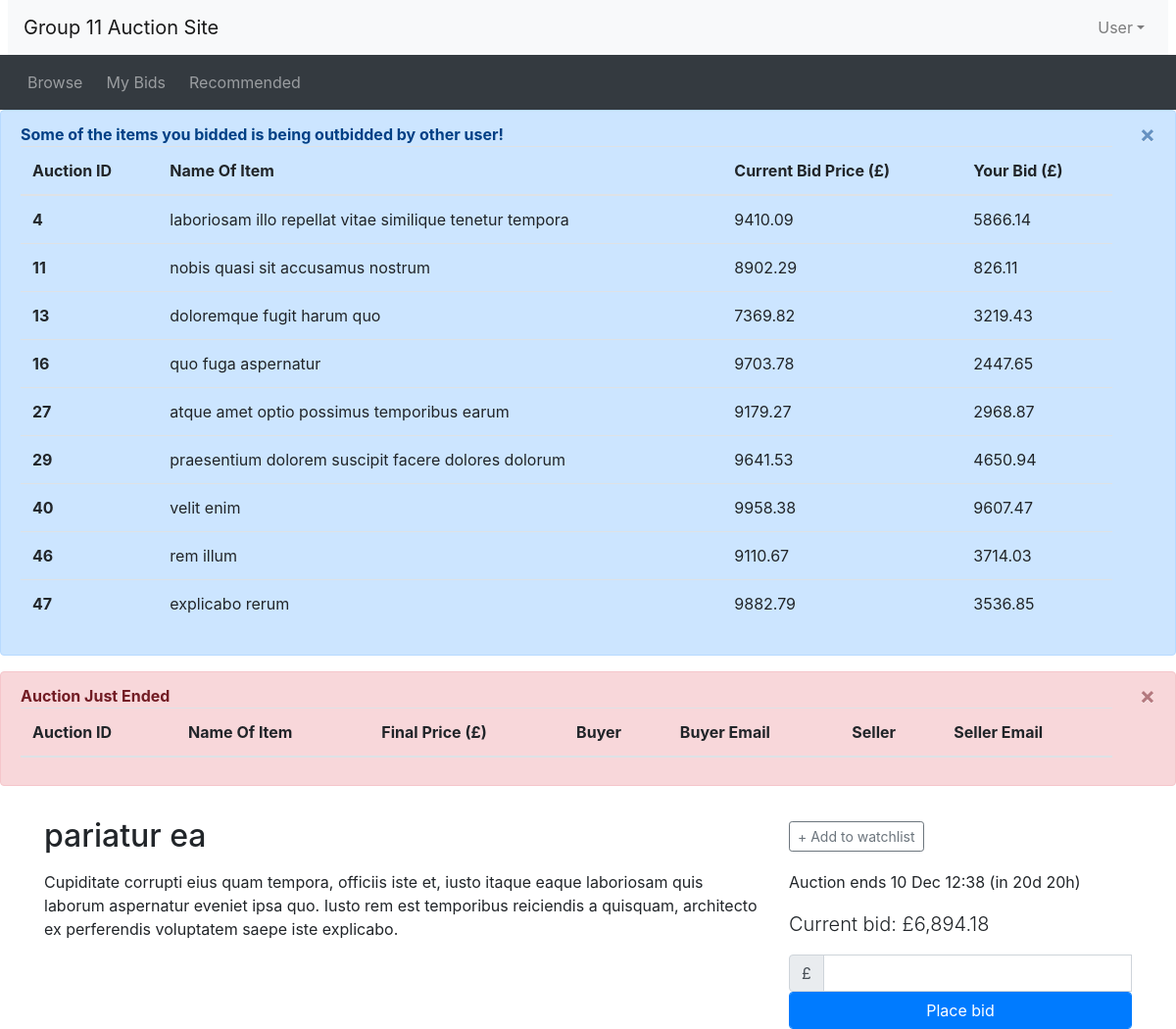
Page /listing.php?item_id=2 (signed in) on the committed database.
### tables this page shows
CREATE TABLE Auctions (
    AuctionID INT AUTO_INCREMENT,
    UserName VARCHAR(50),
    ItemName TINYTEXT NOT NULL,
    ItemDescription LONGTEXT NOT NULL,
    Category VARCHAR(50),
    StartingPrice FLOAT(10, 2) NOT NULL,
    ReservePrice FLOAT(10, 2),
    EndingTime DATETIME NOT NULL,
    Outcome VARCHAR(10),
    PRIMARY KEY (AuctionID),
    CONSTRAINT FK_UserName_Bid FOREIGN KEY (Username) REFERENCES Users(Username),
    CONSTRAINT FK_Category_Bid FOREIGN KEY (Category) REFERENCES CategoryList(Category)
);

### utilities.php (called while the page is built, shortened)
<?php
function display_time_remaining($interval) {
    if ($interval->days == 0 && $interval->h == 0) {
      $time_remaining = $interval->format('%im %Ss');
    }
    else if ($interval->days == 0) {
      $time_remaining = $interval->format('%hh %im');
    }
    else {
      $time_remaining = $interval->format('%ad %hh');
    }
  return $time_remaining;
}
?>

### listing.php (the view, shortened to what this page needs)
<?php include_once("header.php")?>
<?php include 'database.php'; ?>
<?php require("utilities.php")?>
<?php
  $item_id = $_GET['item_id'];
  $querryCurrentItem = <<<QUERRYTEXT
  SELECT
  a.AuctionID,
  a.ItemName,
  a.ItemDescription,
  a.StartingPrice,
  a.EndingTime,
  COUNT(b.BidID) AS 'CountBids',
  MAX(b.BidPrice) AS 'bidPrice',
  IF(
    MAX(bidPrice) IS NULL,
    a.StartingPrice,
    MAX(bidPrice)
  ) AS 'CurrentPrice',
  a.StartingPrice
FROM
  auctions a
  LEFT JOIN bids b ON a.AuctionID = b.AuctionID
WHERE
  a.AuctionID = {$item_id}
GROUP BY
  a.AuctionID,
  a.ItemName,
  a.ItemDescription,
  a.StartingPrice,
  a.EndingTime
QUERRYTEXT;
  $ItemResult = mysqli_query($connectionView, $querryCurrentItem);
  $ItemInfo = mysqli_fetch_array($ItemResult);
  $title = $ItemInfo['ItemName'];
  $description = $ItemInfo['ItemDescription'];
  $current_price = $ItemInfo['CurrentPrice'];
  $end_time = new DateTime($ItemInfo['EndingTime']);
  $now = new DateTime();
  if ($now < $end_time) {
    $time_to_end = date_diff($now, $end_time);
    $time_remaining = ' (in ' . display_time_remaining($time_to_end) . ')';
  }
  if (isset($_SESSION['username']) != true){
    echo "Log in to add to wishlist";
    $has_session = false;
  }
  else{
    $has_session = true;
    $querryInWatchlist = <<<QUERRYTEXT
      SELECT
        AuctionID
      FROM
        watchlist
      WHERE
        UserName = '{$_SESSION['username']}'
        AND AuctionID = {$item_id}
    QUERRYTEXT;
    $resultInWatchList = mysqli_query($connectionView, $querryInWatchlist);
    if ($resultInWatchList -> num_rows != 0){
      $watching = true;
    }
    else {
      $watching = false;
    }
  }
?>
<div class="container">
<div class="row">
  <div class="col-sm-8">
    <h2 class="my-3"><?php echo($title); ?></h2>
  </div>
  <div class="col-sm-4 align-self-center">
<?php
  if ($now < $end_time):
?>
    <div id="watch_nowatch" <?php if ($has_session && $watching) echo('style="display: none"');?> >
      <button type="button" class="btn btn-outline-secondary btn-sm" onclick="addToWatchlist()">+ Add to watchlist</button>
    </div>
<?php endif  ?>
  </div>
</div>
<div class="row">
  <div class="col-sm-8">
    <div class="itemDescription">
    <?php echo($description); ?>
    </div>
  </div>
  <div class="col-sm-4">
    <p>
<?php if ($now > $end_time): ?>
     This auction ended <?php echo(date_format($end_time, 'j M H:i')) ?>
<?php else: ?>
     Auction ends <?php echo(date_format($end_time, 'j M H:i') . $time_remaining) ?></p>
    <p class="lead">Current bid: £<?php echo(number_format($current_price, 2)) ?></p>
    <form method="POST" action="place_bid.php">
      <div class="input-group">
        <div class="input-group-prepend">
          <span class="input-group-text">£</span>
        </div>
	    <input type="number" class="form-control" id="bid" name="bid">
      </div>
      <button type="submit" class="btn btn-primary form-control">Place bid</button>
    </form>
<?php endif ?>
  </div>
</div>
<?php include_once("footer.php")?>

### header.php (shortened to what this page needs)
<?php require("database.php")?>
<!doctype html>
<html lang="en">
<head>
  <link rel="stylesheet" href="css/bootstrap.min.css">
  <link rel="stylesheet" href="https://cdnjs.cloudflare.com/ajax/libs/font-awesome/4.7.0/css/font-awesome.min.css">
  <link rel="stylesheet" href="css/custom.css">
</head>
<body>
<nav class="navbar navbar-expand-lg navbar-light bg-light mx-2">
  <a class="navbar-brand" href="#">Group 11 Auction Site</a>
  <ul class="navbar-nav ml-auto">
    <li class="nav-item dropdown">
<?php
  if (isset($_SESSION['logged_in']) && $_SESSION['logged_in'] == true) {
    echo "<a class='nav-link dropdown-toggle' href='#' id='navbarDropdown' role='button' data-toggle='dropdown' aria-haspopup='true' aria-expanded='false'>User</a>".
    "<div class='dropdown-menu dropdown-menu-right' aria-labelledby='navbarDropdown'>".
    "<a class='dropdown-item' href='#'>User Name: ".$_SESSION['username']."</a>".
    "<a class='dropdown-item' href='#'>Email: ".$_SESSION['email']."</a>".
    "<a class='dropdown-item' href='#'>User Group: ".$_SESSION['account_type']."</a>".
    "<div class='dropdown-divider'></div>".
    "<a class='dropdown-item' href='logout.php'>Logout</a>";
  }
  else {
    echo '<button type="button" class="btn nav-link" data-toggle="modal" data-target="#loginModal">Login</button>';
  }
?>
      </div>
    </li>
  </ul>
</nav>
<nav class="navbar navbar-expand-lg navbar-dark bg-dark">
  <ul class="navbar-nav align-middle">
	<li class="nav-item mx-1">
      <a class="nav-link" href="browse.php">Browse</a>
    </li>
<?php
  if (isset($_SESSION['account_type']) && $_SESSION['account_type'] == 'buyer') {
  echo('
	<li class="nav-item mx-1">
      <a class="nav-link" href="mybids.php">My Bids</a>
    </li>
	<li class="nav-item mx-1">
      <a class="nav-link" href="recommendations.php">Recommended</a>
    </li>');
  }
?>
  </ul>
</nav>
<?php
if (isset($_SESSION['logged_in']) && $_SESSION['logged_in'] == true) {
  if (isset($_SESSION['account_type']) && $_SESSION['account_type'] == 'buyer') {
$querryOutbid = <<<QUERRYTEXT
SELECT *
FROM
  (
    SELECT
      a.AuctionID,
      a.ItemName,
      a.StartingPrice,
      MAX(b.BidPrice) AS 'bidPrice',
      IF(
        MAX(bidPrice) IS NULL,
        a.StartingPrice,
        MAX(bidPrice)
      ) AS 'CurrentPrice'
    FROM
      auctions a
      LEFT JOIN bids b ON a.AuctionID = b.AuctionID
    WHERE
      (a.EndingTime - CURRENT_TIMESTAMP) > 0
      AND a.AuctionID IN (
        SELECT
          AuctionID
        FROM
          bids
        WHERE
          UserName = '{$_SESSION['username']}'
        GROUP BY
          AuctionID
      )
    GROUP BY
      a.AuctionID,
      a.ItemName,
      a.ItemDescription,
      a.StartingPrice,
      a.EndingTime
  ) MaxPriceGlobal
  INNER JOIN (
    SELECT
      AuctionID,
      MAX(BidPrice) AS UserMax
    FROM
      bids
    WHERE
      UserName = '{$_SESSION['username']}'
    GROUP BY
      AuctionID
  ) MaxPriceUser ON MaxPriceGlobal.AuctionID = MaxPriceUser.AuctionID
WHERE
  MaxPriceGlobal.CurrentPrice != MaxPriceUser.UserMax
ORDER BY
  MaxPriceGlobal.AuctionID
QUERRYTEXT;
$resultOutbid = mysqli_query($connectionView, $querryOutbid);
if ($resultOutbid->num_rows > 0) {
echo <<<TABLEPARTS
<div class="alert alert-primary alert-dismissible fade show" role="alert">
  <strong>Some of the items you bidded is being outbidded by other user!</strong>
  <table class="table">
  <thead>
    <tr>
      <th scope="col">Auction ID</th>
      <th scope="col">Name Of Item</th>
      <th scope="col">Current Bid Price (£)</th>
      <th scope="col">Your Bid (£)</th>
    </tr>
  </thead>
  <tbody>
TABLEPARTS;
while ($rowOutbid = mysqli_fetch_array($resultOutbid)){
echo <<<ROWPARTS
    <tr>
      <th scope="row">{$rowOutbid['AuctionID']}</th>
      <td>{$rowOutbid['ItemName']}</td>
      <td>{$rowOutbid['CurrentPrice']}</td>
      <td>{$rowOutbid['UserMax']}</td>
    </tr>
ROWPARTS;
}
echo <<<TABLEPARTS
  </tbody>
</table>
  <button type="button" class="close" data-dismiss="alert" aria-label="Close">
    <span aria-hidden="true">&times;</span>
  </button>
</div>
TABLEPARTS;
}
 }
 $querryTodayAuctionFinish = <<<QUERRYTEXT
 SELECT
  a.AuctionID,
  a.UserName,
  u.Email,
  a.ItemName,
  a.ReservePrice
 FROM
  auctions a
  JOIN users u
  ON u.UserName = a. UserName
 WHERE
  EndingTime > CURDATE() - INTERVAL 1 DAY
  AND EndingTime < CURDATE()
 QUERRYTEXT;
 $resultTodayAuctionFinish = mysqli_query($connectionView, $querryTodayAuctionFinish);
 if ($resultTodayAuctionFinish->num_rows > 0) {
  echo <<<TABLEPARTS
  <div class="alert alert-danger alert-dismissible fade show" role="alert">
    <strong>Auction Just Ended</strong>
    <table class="table">
    <thead>
      <tr>
        <th scope="col">Auction ID</th>
        <th scope="col">Name Of Item</th>
        <th scope="col">Final Price (£)</th>
        <th scope="col">Buyer</th>
        <th scope="col">Buyer Email</th>
        <th scope="col">Seller</th>
        <th scope="col">Seller Email</th>
      </tr>
    </thead>
    <tbody>
  TABLEPARTS;
  echo <<<TABLEPARTS
    </tbody>
  </table>
    <button type="button" class="close" data-dismiss="alert" aria-label="Close">
      <span aria-hidden="true">&times;</span>
    </button>
  </div>
  TABLEPARTS;
}
}
?>

### rows in the picture
auctions: AuctionID "4", ItemName "laboriosam illo repellat vitae similique tenetur tempora", CurrentPrice "9410.09", UserMax "5866.14"
auctions: AuctionID "11", ItemName "nobis quasi sit accusamus nostrum", CurrentPrice "8902.29", UserMax "826.11"
auctions: AuctionID "13", ItemName "doloremque fugit harum quo", CurrentPrice "7369.82", UserMax "3219.43"
auctions: AuctionID "16", ItemName "quo fuga aspernatur", CurrentPrice "9703.78", UserMax "2447.65"
auctions: AuctionID "27", ItemName "atque amet optio possimus temporibus earum", CurrentPrice "9179.27", UserMax "2968.87"
auctions: AuctionID "29", ItemName "praesentium dolorem suscipit facere dolores dolorum", CurrentPrice "9641.53", UserMax "4650.94"
auctions: AuctionID "40", ItemName "velit enim", CurrentPrice "9958.38", UserMax "9607.47"
auctions: AuctionID "46", ItemName "rem illum", CurrentPrice "9110.67", UserMax "3714.03"
auctions: AuctionID "47", ItemName "explicabo rerum", CurrentPrice "9882.79", UserMax "3536.85"
auctions: ItemName "pariatur ea", ItemDescription "Cupiditate corrupti eius quam tempora, officiis iste et, iusto itaque eaque laboriosam quis laborum aspernatur eveniet ipsa quo. Iusto rem est temporibus reiciendis a quisquam, architecto ex perferendis voluptatem saepe iste explicabo.", EndingTime "10 Dec 12:38", EndingTime "(in 20d 20h)"

### other values in the picture
$current_price "6,894.18"
